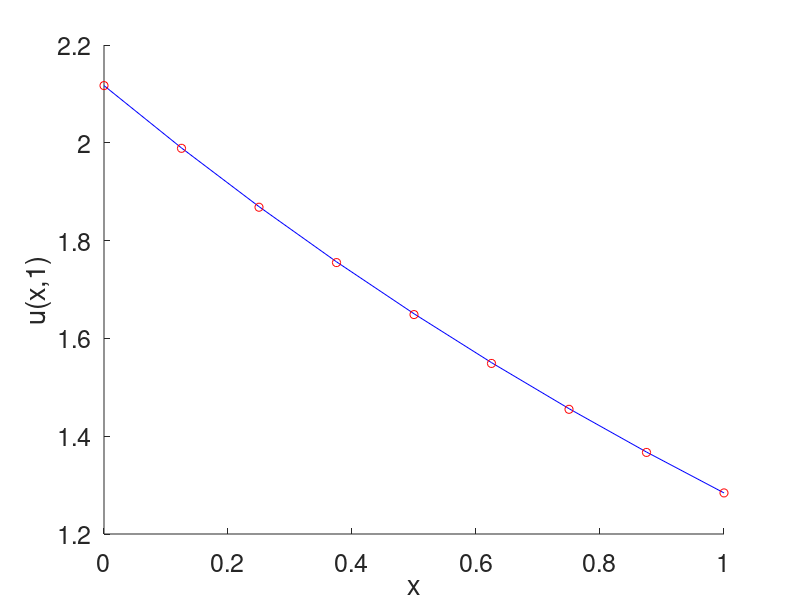

The MATLAB script that drew this image:
function [] = diffusion_type_1d_btcs_scheme_example_1
%%%
%%% --- 1D convection-diffusion equation with Dirichlet boundary condition
% du/dt = -alpha*du/dx + D*d^2u/dx^2 with Drichlet BC: u(0,t) = exp(3*t/4)
%                                                      u(1,t) = exp((-2+3*t)/4);
%                                                      u(x,0) = exp(-x/2)
% analytic solution: u(x,t) = exp((-2*x + 3*t)/4),
% The finite difference we use here is the backward-time centered space (BTCS). 
%%% ---
% matrix equation: 
% (I + lambda1*u_x - lambda2*u_xx)*w^(n+1) = w^(n) + 
%                                            lambda_1*b1^(n+1) + 
%                                            lambda_2*b2^(n+1)
%                                              
% A is tridiagonal matrix.
% (I + lambda1*u_x + dt*diag(u) - lambda2*u_xx) is evolution matrix.
% b1^(n+1) = [u^(n+1)_{a} 0,...0, -u^(n+1)_{b}]^(T), (T = transpose). 
% b1^(n+1) = 0 for all n since u(a,t) = (b,t) = 0
% b2^(n+1) = [u^(n+1)_{a} 0,...0, u^(n+1)_{b}]^(T), (T = transpose). 
% b2^(n+1) = 0 for all n since u(a,t) = (b,t) = 0

% lambda1 = alpha*dt/(2*dx), lambda2 = D*dt/dx^2.
%
% Reference book: D. Bradie, A friendly introduction to numerical analysis 
%
% Written by Tsogbayar Tsednee (PhD), Kyungpook National University, South Korea 
% Contact: tsog215@gmail.com
% Date: Jan 11, 2021
%
format short;
clear;
clc;
%
D = 1.00;
alpha = 1.0;
a = 0.; % x(0)
b = 1.0; % x(N+1)
N = 8;  % 
dx = (b-a)/N;
% grid and initial condition
% ---
x = zeros(N+1,1); % total number of points is N+1
for i = 1:N+1
    x(i) = a + (i-1)*dx;
end
%x;
% ---
ti = 0.; % t(0)
tf = 1.000; % t(N)
Nt = 32.; 
dt = (tf-ti)/Nt;
t = zeros(Nt,1); % total number of points is Nt
%
lambda1 = alpha*dt/(2.*dx);
lambda2 = D*dt/dx^2;
%
%  matrix equation is
% (I + lambda1*u_x - lambda2*u_xx)*w^(n+1) = w^(n) + 
%                                            lambda_1*b1^(n+1) + 
%                                            lambda_2*b2^(n+1)
%
u_mat_dx1 = zeros(N+1,N+1);
u_mat_dx2 = zeros(N+1,N+1);
for i = 2:N
    u_mat_dx2(i,i-1) = 1.0;
    u_mat_dx2(i,i) = -2.;
    u_mat_dx2(i,i+1) = 1.;
%
    u_mat_dx1(i,i-1) = -1.;
    u_mat_dx1(i,i) = 0.;
    u_mat_dx1(i,i+1) = 1.;
end
%y_mat;
u_mat_dx2(1,1) = -2.;
u_mat_dx2(N+1,N+1) = -2. ;
u_mat_dx2(1,2) = 1.;
u_mat_dx2(N+1,N) = 1.;
%
u_mat_dx2 = u_mat_dx2(1:N+1,1:N+1);
u_mat_dx2 = lambda2*u_mat_dx2 ;
%
u_mat_dx1(1,1) = 0.;
u_mat_dx1(N+1,N+1) = 0.;
u_mat_dx1(1,2) = 1.;
u_mat_dx1(N+1,N) = -1.;
%
u_mat_dx1 = u_mat_dx1(1:N+1,1:N+1) ;
u_mat_dx1 = lambda1*u_mat_dx1;
%
unit_I = eye(N+1);
% at t0 = 0
w0 = exp(-x./2); % % at t0 = 0.00 & initial
evolution_mat = unit_I + u_mat_dx1 - u_mat_dx2;
%%%
%b_n = zeros(N-1,1); 
w0 = w0(2:N); % taking intou account the BC 
%
for j = 1:Nt
    t(j) = ti + (j-0)*dt;
    b_1n = [exp(3.*t(j)./4); zeros(N-3,1); -exp((-2.+3.*t(j))./4)];        
    b_2n = [exp(3.*t(j)./4); zeros(N-3,1); exp((-2.+3.*t(j))./4)];    
   
%    
    w_old = w0 + lambda1.*b_1n + lambda2.*b_2n;
    w_new = evolution_mat(2:N,2:N)\(w_old  ); % % BTCS scheme
    w0 = w_new  ;
    %
    
end
%%%
time = tf; % 
w_sol = [exp(3*time/4); w_new; exp((-2.+3*time)/4)];
u_exact = exp((-2.*x+3*time)./4);
%
figure(1)
hold on
plot(x, w_sol, 'b')
plot(x, u_exact, 'ro')
hold off
%axis([0. 1. .00 time])
set(gca,'FontSize',18)
xlabel('x') % ,'fontsize',16
ylabel('u(x,1)') % ,'Rotation', 
%%%
%rms(w_sol - u_exact);

return
end
